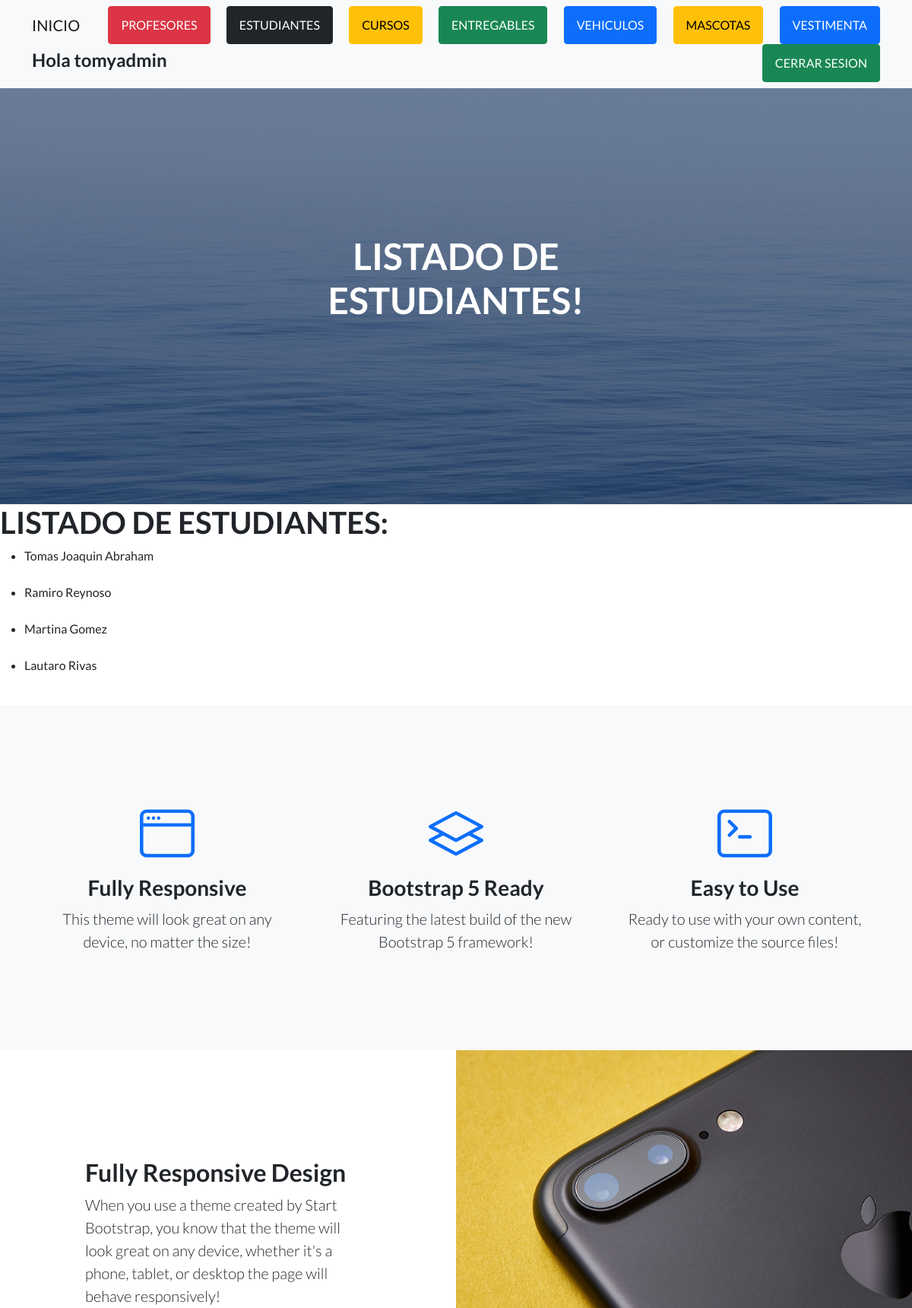
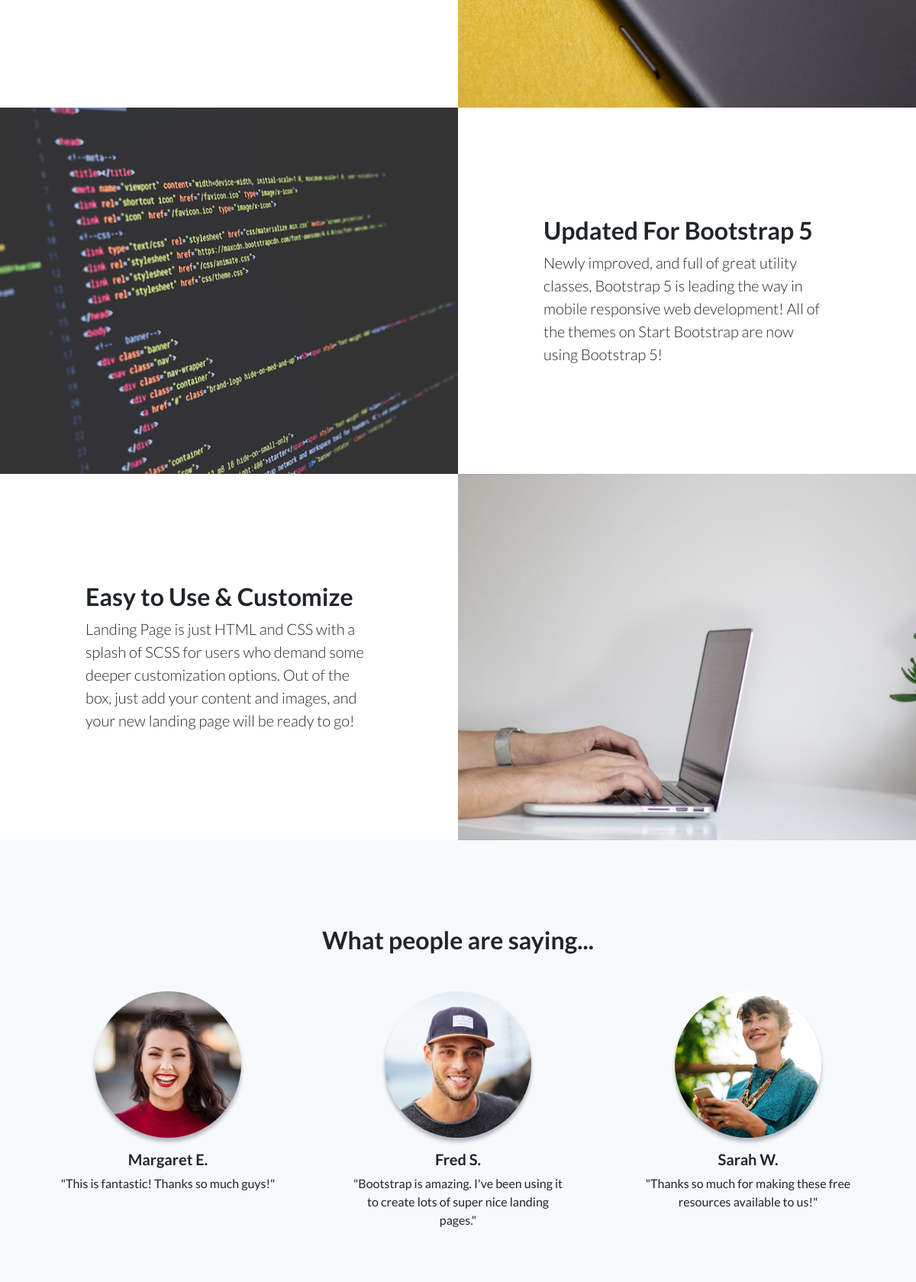
Page /AppCoder/estudiante/list/ (signed in, upper part) on the committed database (2 pictures, top to bottom).
### AppCoder/models.py (models this page shows)
class Estudiante(models.Model):
    nombre= models.CharField(max_length=50)
    apellido= models.CharField(max_length=50)
    email= models.EmailField()
    def __str__(self):
        return f'{self.nombre} {self.apellido}'

### AppCoder/views.py (the view)
# urls.py: path("estudiante/list/", EstudianteList.as_view(), name="estudiante_listar"),
class EstudianteList(LoginRequiredMixin, ListView):
    model=Estudiante
    template_name="AppCoder/leerEstudiantes.html"

### AppCoder/templates/AppCoder/leerEstudiantes.html
{% extends "AppCoder/padre.html" %}
{% load static %}
{% block titulo %}
<h1 class="mb-5">LISTADO DE ESTUDIANTES!</h1>
{% endblock %}
{% block contenido %}
<h1>LISTADO DE ESTUDIANTES:</h1>
<ul>
    {% for estudiante in object_list %}
    <li>{{ estudiante }}</li>
    <br>
    {% endfor %}
</ul>
{% endblock %}

### AppCoder/templates/AppCoder/padre.html (shortened to what this page needs)
<!DOCTYPE html>
<html lang="en">
    <head>
        {% load static %}
        <link href="https://cdn.jsdelivr.net/npm/bootstrap-icons@1.5.0/font/bootstrap-icons.css" rel="stylesheet" type="text/css" />
        <link href="{% static 'AppCoder/css/styles.css' %}" rel="stylesheet" />
    </head>
    <body>
        <nav class="navbar navbar-light bg-light static-top">
            <div class="container">
                <a class="navbar-brand" href="{% url 'inicio' %}">INICIO</a>
                <a class="btn btn-danger" href="{% url 'profesores' %}">PROFESORES</a>
                <a class="btn btn-dark" href="{% url 'estudiantes' %}">ESTUDIANTES</a>
                <a class="btn btn-warning" href="{% url 'cursos' %}">CURSOS</a>
                <a class="btn btn-success" href="{% url 'entregables' %}">ENTREGABLES</a>
                <a class="btn btn-primary" href="{% url 'vehiculos' %}">VEHICULOS</a>
                <a class="btn btn-warning" href="{% url 'mascotas' %}">MASCOTAS</a>
                <a class="btn btn-primary" href="{% url 'vestimenta' %}">VESTIMENTA</a>
                {% if user.is_authenticated %}
                <h4>Hola {{ user.username }}</h4>
                <a class="btn btn-success" href="{% url 'logout' %}">CERRAR SESION</a>
                {% else %}
                <a class="btn btn-success" href="{% url 'login' %}">LOGUEATE</a>
                <a class="btn btn-success" href="{% url 'register' %}">REGISTRARSE</a>
                {% endif %}
            </div>
        </nav>
        <header class="masthead">
            <div class="container position-relative">
                <div class="row justify-content-center">
                    <div class="col-xl-6">
                        <div class="text-center text-white">
                            {% block titulo %}
                            {% endblock %}
                        </div>
                    </div>
                </div>
            </div>
        </header>
        {% block contenido %}
        {% endblock %}
        <section class="features-icons bg-light text-center">
            <div class="container">
                <div class="row">
                    <div class="col-lg-4">
                        <div class="features-icons-item mx-auto mb-5 mb-lg-0 mb-lg-3">
                            <div class="features-icons-icon d-flex"><i class="bi-window m-auto text-primary"></i></div>
                            <h3>Fully Responsive</h3>
                            <p class="lead mb-0">This theme will look great on any device, no matter the size!</p>
                        </div>
                    </div>
                    <div class="col-lg-4">
                        <div class="features-icons-item mx-auto mb-5 mb-lg-0 mb-lg-3">
                            <div class="features-icons-icon d-flex"><i class="bi-layers m-auto text-primary"></i></div>
                            <h3>Bootstrap 5 Ready</h3>
                            <p class="lead mb-0">Featuring the latest build of the new Bootstrap 5 framework!</p>
                        </div>
                    </div>
                    <div class="col-lg-4">
                        <div class="features-icons-item mx-auto mb-0 mb-lg-3">
                            <div class="features-icons-icon d-flex"><i class="bi-terminal m-auto text-primary"></i></div>
                            <h3>Easy to Use</h3>
                            <p class="lead mb-0">Ready to use with your own content, or customize the source files!</p>
                        </div>
                    </div>
                </div>
            </div>
        </section>
        <section class="showcase">
            <div class="container-fluid p-0">
                <div class="row g-0">
                    <div class="col-lg-6 order-lg-2 text-white showcase-img" style="background-image: url('{% static "AppCoder/assets/img/bg-showcase-1.jpg" %}')"></div>
                    <div class="col-lg-6 order-lg-1 my-auto showcase-text">
                        <h2>Fully Responsive Design</h2>
                        <p class="lead mb-0">When you use a theme created by Start Bootstrap, you know that the theme will look great on any device, whether it's a phone, tablet, or desktop the page will behave responsively!</p>
                    </div>
                </div>
                <div class="row g-0">
                    <div class="col-lg-6 text-white showcase-img" style="background-image: url('{% static "AppCoder/assets/img/bg-showcase-2.jpg" %}')"></div>
                    <div class="col-lg-6 my-auto showcase-text">
                        <h2>Updated For Bootstrap 5</h2>
                        <p class="lead mb-0">Newly improved, and full of great utility classes, Bootstrap 5 is leading the way in mobile responsive web development! All of the themes on Start Bootstrap are now using Bootstrap 5!</p>
                    </div>
                </div>
                <div class="row g-0">
                    <div class="col-lg-6 order-lg-2 text-white showcase-img" style="background-image: url('{% static "AppCoder/assets/img/bg-showcase-3.jpg" %}')"></div>
                    <div class="col-lg-6 order-lg-1 my-auto showcase-text">
                        <h2>Easy to Use & Customize</h2>
                        <p class="lead mb-0">Landing Page is just HTML and CSS with a splash of SCSS for users who demand some deeper customization options. Out of the box, just add your content and images, and your new landing page will be ready to go!</p>
                    </div>
                </div>
            </div>
        </section>
        <section class="testimonials text-center bg-light">
            <div class="container">
                <h2 class="mb-5">What people are saying...</h2>
                <div class="row">
                    <div class="col-lg-4">
                        <div class="testimonial-item mx-auto mb-5 mb-lg-0">
                            <img class="img-fluid rounded-circle mb-3" src="assets/img/testimonials-1.jpg" alt="..." />
                            <h5>Margaret E.</h5>
                            <p class="font-weight-light mb-0">"This is fantastic! Thanks so much guys!"</p>
                        </div>
                    </div>
                    <div class="col-lg-4">
                        <div class="testimonial-item mx-auto mb-5 mb-lg-0">
                            <img class="img-fluid rounded-circle mb-3" src="assets/img/testimonials-2.jpg" alt="..." />
                            <h5>Fred S.</h5>
                            <p class="font-weight-light mb-0">"Bootstrap is amazing. I've been using it to create lots of super nice landing pages."</p>
                        </div>
                    </div>
                    <div class="col-lg-4">
                        <div class="testimonial-item mx-auto mb-5 mb-lg-0">
                            <img class="img-fluid rounded-circle mb-3" src="assets/img/testimonials-3.jpg" alt="..." />
                            <h5>Sarah W.</h5>
                            <p class="font-weight-light mb-0">"Thanks so much for making these free resources available to us!"</p>
                        </div>
                    </div>
                </div>
            </div>
        </section>
    </body>
</html>

### rows in the picture
Estudiante: nombre+apellido "Tomas Joaquin Abraham"
Estudiante: nombre+apellido "Ramiro Reynoso"
Estudiante: nombre+apellido "Martina Gomez"
Estudiante: nombre+apellido "Lautaro Rivas"

### other values in the picture
{{ user.username }} "tomyadmin"
